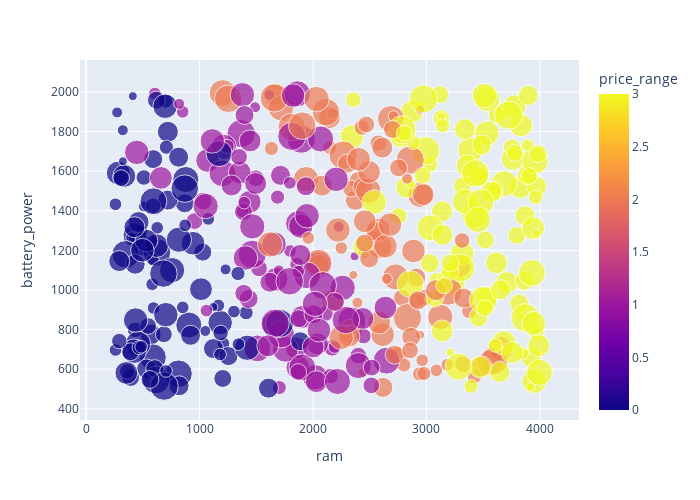

The cell this chart's notebook holds for it:
### Code cell
fig = px.scatter(data_frame = df2, x = 'ram', y= 'battery_power',height = 500, width =700, color = 'price_range', size='talk_time')
fig.show()

### Figure 1 — Plotly figure (JSON) as saved in the notebook; plotly's stock layout.template omitted (floating-point values rounded to 4 significant figures; data arrays with more than 128 entries replaced by an {"elided": "..."} marker saying what was removed)
{"data": [{"hovertemplate": "ram=%{x}<br>battery_power=%{y}<br>talk_time=%{marker.size}<br>price_range=%{marker.color}<extra></extra>", "legendgroup": "", "marker": {"color": {"elided": "401 int values"}, "coloraxis": "coloraxis", "size": {"elided": "401 int values"}, "sizemode": "area", "sizeref": 0.05, "symbol": "circle"}, "mode": "markers", "name": "", "orientation": "v", "showlegend": false, "type": "scatter", "x": {"elided": "401 int values"}, "xaxis": "x", "y": {"elided": "401 int values"}, "yaxis": "y"}], "layout": {"coloraxis": {"colorbar": {"title": {"text": "price_range"}}, "colorscale": [[0, "#0d0887"], [0.1111, "#46039f"], [0.2222, "#7201a8"], [0.3333, "#9c179e"], [0.4444, "#bd3786"], [0.5556, "#d8576b"], [0.6667, "#ed7953"], [0.7778, "#fb9f3a"], [0.8889, "#fdca26"], [1, "#f0f921"]]}, "height": 500, "legend": {"itemsizing": "constant", "tracegroupgap": 0}, "margin": {"t": 60}, "width": 700, "xaxis": {"anchor": "y", "domain": [0, 1], "title": {"text": "ram"}}, "yaxis": {"anchor": "x", "domain": [0, 1], "title": {"text": "battery_power"}}}}
